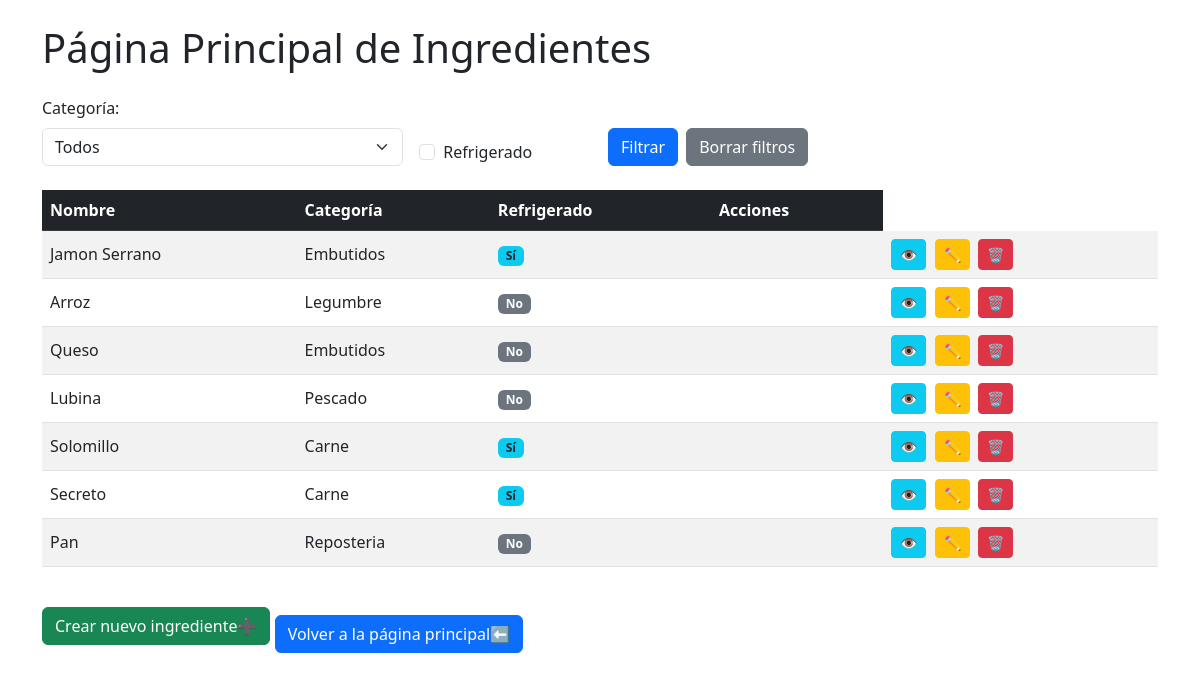
Screenshot of /ingredientes with the database file from the repository.
### recetasapp/models.py (models this page shows, shortened)
class Ingredientes(models.Model):
    nombre = models.CharField(max_length=50, validators=[validate_nombre])
    categoria = models.ForeignKey('CategoriaIngrediente', on_delete=models.CASCADE)
    refrigerado = models.BooleanField(default=False)

class CategoriaIngrediente(models.Model):
    nombre = models.CharField(max_length=50)

### recetasapp/views.py (the view)
# urls.py: path('ingredientes', views.ingredientes_lista, name='ingredientes_lista'),
def ingredientes_lista(request):
    ingredientes = Ingredientes.objects.all()
    categorias = CategoriaIngrediente.objects.all()
    categoria_filtro = request.GET.get('categoria')
    if categoria_filtro:
        ingredientes = ingredientes.filter(categoria=categoria_filtro)
    refrigerado_filtro = request.GET.get('refrigerado')
    if refrigerado_filtro:
        ingredientes = ingredientes.filter(refrigerado=True)
    contexto = {'ingredientes': ingredientes, 'categorias':categorias}
    return render(request, 'recetasapp/ingredientes_lista.html', contexto)

### recetasapp/templates/recetasapp/ingredientes_lista.html (shortened to what this page needs)
{% extends 'recetasapp/base.html' %}
{% block content %}
<div class="container mt-4">
    <h1 class="mb-4">Página Principal de Ingredientes</h1>
    <form class="row g-3 mb-4" action="" method="get">
        <div class="col-md-4">
            <label for="categoria" class="form-label">Categoría:</label>
            <select name="categoria" id="categoria" class="form-select">
                <option value="">Todos</option>
            </select>
        </div>
        <div class="col-md-2 d-flex align-items-end">
            <div class="form-check">
                <input type="checkbox" id="refrigerado" name="refrigerado" value="1" class="form-check-input"
                    {% if request.GET.refrigerado == "1" %}checked{% endif %}>
                <label class="form-check-label" for="refrigerado">Refrigerado</label>
            </div>
        </div>
        <div class="col-md-6 d-flex align-items-end">
            <button type="submit" class="btn btn-primary me-2">Filtrar</button>
            <a href="{% url 'ingredientes_lista' %}" class="btn btn-secondary">Borrar filtros</a>
        </div>
    </form>
    <div class="table-responsive">
        <table class="table table-striped table-hover align-middle">
            <thead class="table-dark">
                <tr>
                    <th>Nombre</th>
                    <th>Categoría</th>
                    <th>Refrigerado</th>
                    <th>Acciones</th>
                </tr>
            </thead>
            <tbody>
                {% for ingrediente in ingredientes %}
                    <tr>
                        <td>{{ ingrediente.nombre }}</td>
                        <td>{{ ingrediente.categoria.nombre }}</td>
                        <td>
                            {% if ingrediente.refrigerado %}
                                <span class="badge bg-info text-dark">Sí</span>
                            {% else %}
                                <span class="badge bg-secondary">No</span>
                            {% endif %}
                        </td>
                        <td>
                        <td>
                            <a href="{% url 'ingrediente_detalle' ingrediente.id %}" class="btn btn-info btn-sm me-1">👁️</a>
                            <a href="{% url 'ingrediente_editar' ingrediente.id %}" class="btn btn-warning btn-sm me-1">✏️</a>
                            <a href="{% url 'ingrediente_eliminar' ingrediente.id %}" class="btn btn-danger btn-sm">🗑️</a>
                        </td>
                        </td>
                    </tr>
                {% empty %}
                    <tr>
                        <td colspan="4" class="text-center">No hay ingredientes aún</td>
                    </tr>
                {% endfor %}
            </tbody>
        </table>
    </div>
    <div class="mt-3">
        <a href="{% url 'ingrediente_crear' %}" class="btn btn-success">
            Crear nuevo ingrediente➕
        </a>
        <a href="{% url 'inicio' %}" class="btn btn-primary mt-3">
        Volver a la página principal⬅️
        </a>
    </div>
</div>
{% endblock %}

### rows the page displays
Ingredientes: nombre "Jamon Serrano", categoria.nombre "Embutidos", refrigerado "Sí"
Ingredientes: nombre "Arroz", categoria.nombre "Legumbre", refrigerado "No"
Ingredientes: nombre "Queso", categoria.nombre "Embutidos", refrigerado "No"
Ingredientes: nombre "Lubina", categoria.nombre "Pescado", refrigerado "No"
Ingredientes: nombre "Solomillo", categoria.nombre "Carne", refrigerado "Sí"
Ingredientes: nombre "Secreto", categoria.nombre "Carne", refrigerado "Sí"
Ingredientes: nombre "Pan", categoria.nombre "Reposteria", refrigerado "No"
